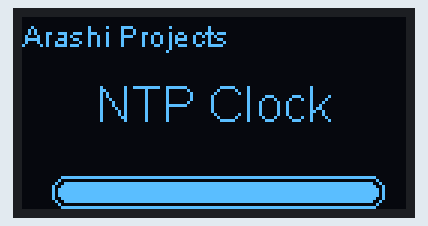
Bench run of a sketch on a simulated ESP32. Shown: 128×64 one-colour display. WiFi joins after 1.5 s; servers stay silent unless stated; the local clock reads 2024-03-15 10:24:30 at power-on unless the sketch sets it.

Above: at 2.3 s.
At 3.4 s:
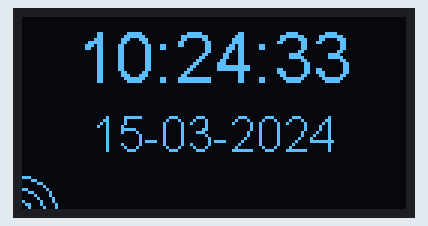
At 11.5 s:
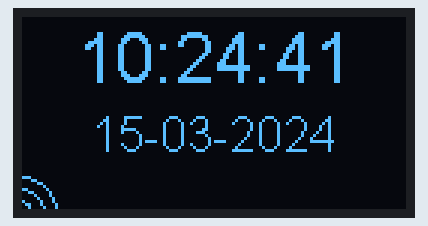
At 20.7 s:
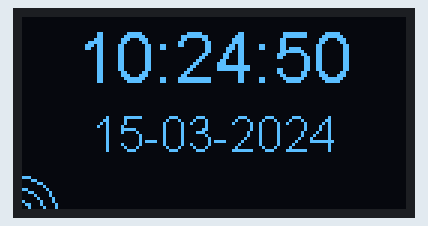
At 29.8 s:
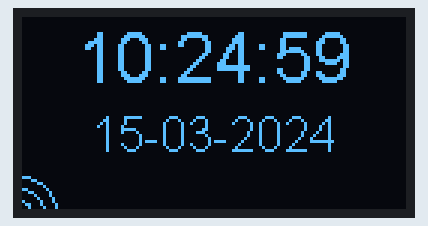
At 38.9 s:
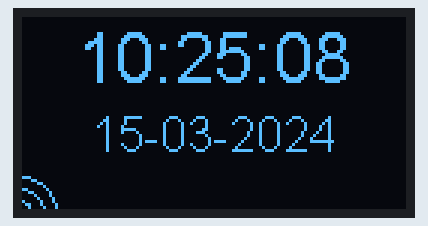

The sketch:

ESP32_OLED_NTPclock.ino
```cpp
/*
  File > Preferences > Additional Boards Manager URLs

  Libraries to include for the ESP32:
  https://dl.espressif.com/dl/package_esp32_index.json

  Libraries to include for the ESP8266:
  http://arduino.esp8266.com/stable/package_esp8266com_index.json

  Tools > Boards > Board Manager
  ESP32
  ESP8266

  reference: https://randomnerdtutorials.com/installing-the-esp32-board-in-arduino-ide-windows-instructions/
  reference: https://randomnerdtutorials.com/how-to-install-esp8266-board-arduino-ide/
*/


/*
    For the ESP-WROOM-32 select the following board
    ESP32 > LOLIN D32

    Press and HOLD the BOOT button untill connection is OK
*/


// ----------------------------------------
//  WiFi for the ESP32
// ----------------------------------------
// Add library: see above
#include <WiFi.h>


// ----------------------------------------
//  NTP
// ----------------------------------------
#include <time.h>
struct tm timeinfo;


// ----------------------------------------
//  OLED display (NodeMCU SD1306 128x32)
// ----------------------------------------
// Add library "ESP8266 and ESP32 OLED driver for SSD1306 displays" by ThingPulse
// https://github.com/ThingPulse/esp8266-oled-ssd1306
//
// New
#include <SSD1306Wire.h>
SSD1306Wire  display(0x3c, 5, 4);  // I2C at address 0x3C , SDA = pin 5 , SCL = pin 4
// Legacy
/*
#include <SSD1306.h>
SSD1306  display(0x3c, 5, 4); // I2C at address 0x3C , SDA = pin 5 , SCL = pin 4
*/


// ----------------------------------------
//  Serial print (debug)
// ----------------------------------------
void debug(String text, bool newline = true)
{
  #if USE_SERIAL
    if (newline) { Serial.println(text); }
    else  { Serial.print(text); }
  #endif
}


// ----------------------------------------
//  Global configuration
// ----------------------------------------

#include "config.h"

// Global variables
long every1s;
long every10s;


/******************************************************************************/
/*          Setup                                                             */
/******************************************************************************/
void setup()
{
  // Serial monito
  #if USE_SERIAL
    delay(1000);
    Serial.begin(9600);
    while (!Serial) {
      ; // Wait for serial
    }
    delay(500);
    debug("--- Serial monitor started ---");
  #endif


  // Start the OLED Display
  display.init();
  display.flipScreenVertically();                 // this is to flip the screen 180 degrees
  display.setColor(WHITE);

  display.setTextAlignment(TEXT_ALIGN_LEFT);
  display.setFont(ArialMT_Plain_10);
  display.drawString(0, 0, "Arashi Projects");

  display.setTextAlignment(TEXT_ALIGN_CENTER);
  display.setFont(ArialMT_Plain_16);
  display.drawString(64, 20, "NTP Clock");

  display.display();
  updateProgress(0);

  if (WiFiConnect())  // If you can connect to WiFi
  {
    NTPConnect();  // also try syncing time
  }
  else
  {
    delay(5000);
    ESP.restart();  // prefer above ESP.reset();
  }

  every1s = millis();
  every10s = millis();
}


/******************************************************************************/
/*          Loop                                                             */
/******************************************************************************/
void loop()
{
  // Every 1s
  if (millis() > every1s + 1000)
  {
    // Print the local time
    printLocalTime();
    every1s = millis();
  }

  // Every 10s
  if (millis() > every10s + 10000)
  {
    // Check WiFi
    if (WiFi.status() != WL_CONNECTED)
    {
      // Connection to WiFi lost, try reconnect (should be automatically anyway)
      debug("WiFi down, trying to re-connect");
      WiFi.reconnect();
    }
    every10s = millis();
  }
}


/******************************************************************************/
/*          Subs                                                             */
/******************************************************************************/

// Progressbar
void updateProgress(int progress)
{
  display.drawProgressBar(10, 53, 110, 10, progress);  // start x, start y, width, height, progress
  display.display();
  delay(100);
}


// Connect to AP
bool WiFiConnect()
{
  int NAcounts = 0;
  WiFi.begin(wifi_ssid, wifi_pwd); // SSID, password

  #if USE_SERIAL
    WiFi.printDiag(Serial);
  #endif

  debug("Connecting to WiFi ", false);
  while (WiFi.status() != WL_CONNECTED && (NAcounts < 10))
  {
    debug(".", false);
    updateProgress(5*NAcounts);
    delay(500);
    NAcounts++;
  }

  if (WiFi.status() != WL_CONNECTED)
  {
    debug(" could not connect");
    return false;
  }
  else
  {
    debug("Connected with IP", false);
    debug(WiFi.localIP().toString().c_str());
    updateProgress(50);
    /*
      true: module will try to reestablish lost connection to the AP
      false: module will stay disconnected
      Note: running setAutoReconnect(true) when module is already disconnected will not make it reconnect to the access point. Instead reconnect() should be used.
    */
    WiFi.setAutoReconnect(true);
    // WiFi.persistent(true);
    return true;
  }
}


// Connect to NTP server
bool NTPConnect()
{
  int NAcounts = 0;
  updateProgress(60);

  debug("Connecting to NTP server ", false);
  configTime(gmtOffset_sec, daylightOffset_sec, ntpServer);
  while ( (!getLocalTime(&timeinfo)) && (NAcounts < 3) )
  {
    debug(".", false);
    updateProgress(60+(5*NAcounts));
    delay(500);
    NAcounts++;
  }

  if (getLocalTime(&timeinfo))
  {
    debug(" connected");
    updateProgress(100);
    return true;
  }
  else
  {
    debug(" could not connect");
    return false;
  }
}

// Print local time on the display
void printLocalTime() {
  // time.h: https://www.tutorialspoint.com/c_standard_library/time_h.htm
  // Time formats: http://www.cplusplus.com/reference/ctime/strftime/
  // https://randomnerdtutorials.com/esp32-date-time-ntp-client-server-arduino/


  getLocalTime(&timeinfo);

  char timeHour[3];
  strftime(timeHour, 3, "%H", &timeinfo);
  char timeMinutes[3];
  strftime(timeMinutes, 3, "%M", &timeinfo);
  char timeSeconds[3];
  strftime(timeSeconds, 3, "%S", &timeinfo);

  char dateYear[5];
  strftime(dateYear, 5, "%Y", &timeinfo);
  char dateMonth[3];
  strftime(dateMonth, 3, "%m", &timeinfo);
  char dateDay[3];
  strftime(dateDay, 3, "%d", &timeinfo);

  String timeString = timeHour;
  timeString = timeString + ":";
  timeString = timeString + timeMinutes;
  timeString = timeString + ":";
  timeString = timeString + timeSeconds;

  String dateString = dateDay;
  dateString = dateString + "-";
  dateString = dateString + dateMonth;
  dateString = dateString + "-";
  dateString = dateString + dateYear;

  debug(timeString, false);
  debug(" - ", false);
  debug(dateString);

  // strftime(timePrint,3, "%A, %B %d %Y %H:%M:%S", &timeinfo);

  display.clear();
  display.setTextAlignment(TEXT_ALIGN_CENTER);
  display.setFont(ArialMT_Plain_24);
  display.drawString(64, 0, timeString);

  display.setTextAlignment(TEXT_ALIGN_CENTER);
  display.setFont(ArialMT_Plain_16);
  display.drawString(64, 30, dateString);

  if (WiFi.status() == WL_CONNECTED)
  {
    display.drawCircle(-1, 65, 4);
    display.drawCircle(-1, 65, 8);
    display.drawCircle(-1, 65, 12);
  }

  display.display();
}
```

config.h
```cpp
// Set to true to enable serial monitor
#define USE_SERIAL false

// WIFI
const char* wifi_ssid = "<WiFi SSID here>";   // WiFi SSID
const char* wifi_pwd = "<WiFi password here>";    // WiFi password


// NTP
const char* ntpServer = "pool.ntp.org";
const long  gmtOffset_sec = 3600;       // GMT +/- in seconds
const int   daylightOffset_sec = 0;  // Daylight savings 0|3600
```

Measured:
- what the display in image 0 shows lasts 1.1 s, from 2.2 s to 3.3 s
- what the display in image 1 shows lasts 1.1 s, from 3.3 s to 4.4 s
